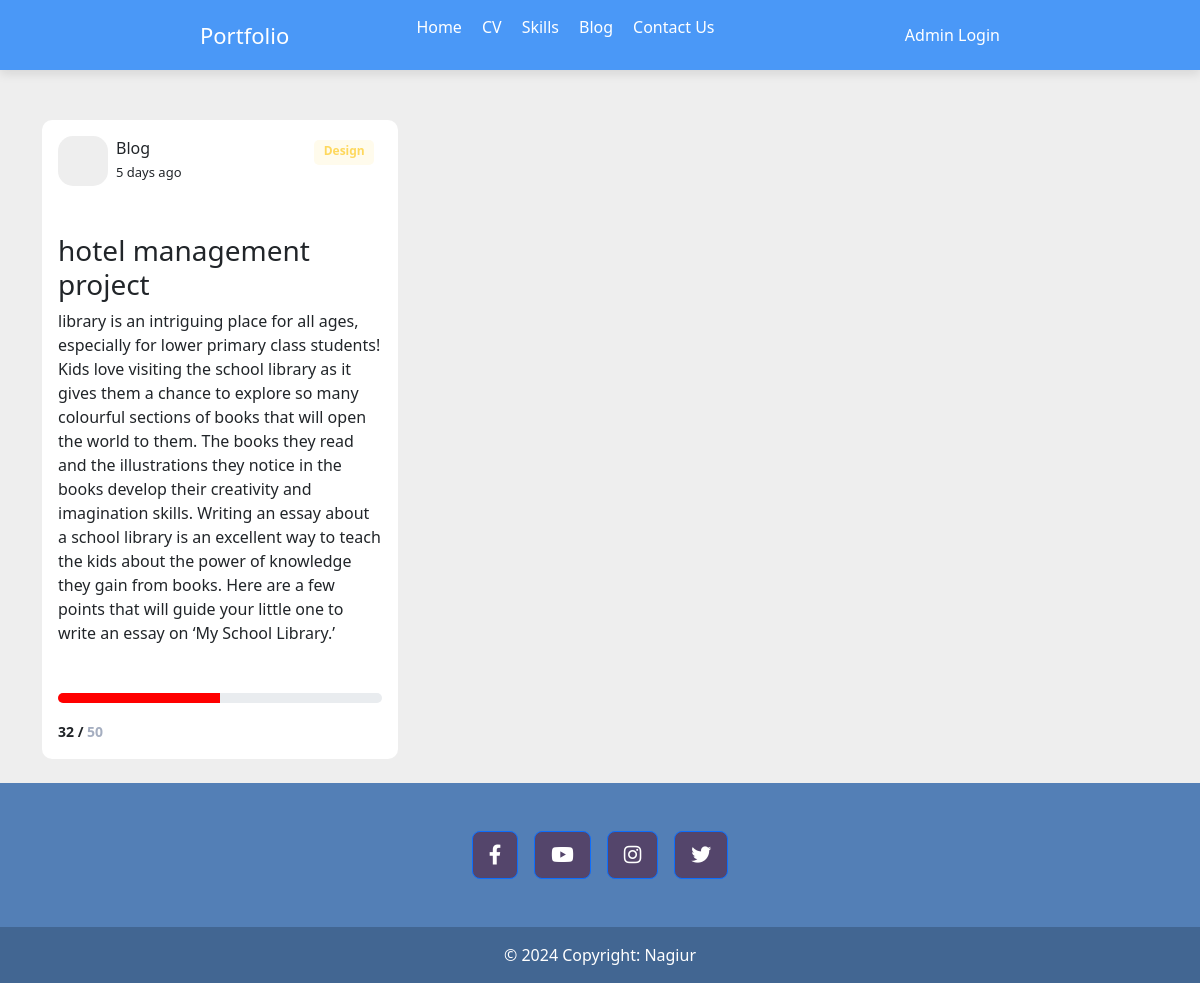
Screenshot of /blog/ with the database file from the repository.
### al_content/models.py (models this page shows)
class blog(models.Model):
    user = models.ForeignKey(adminActount, on_delete=models.CASCADE)
    title = models.CharField(max_length=250)
    body = models.TextField()

### al_content/views.py (the view)
# urls.py: path('blog/', views.showBlock, name='showBlock'),
def showBlock(request):
    data = models.blog.objects.all()
    return render(request, 's_blog.html',{'data': data})

### al_content/templates/s_blog.html (shortened to what this page needs)
{% extends 'base.html' %}
{% load crispy_forms_tags %}
{% block content %}
<div class="container mt-5 mb-3">
    <div class="row">
        <div class="col-md-4">
            <div class="card p-3 mb-2">
                <div class="d-flex justify-content-between">
                    <div class="d-flex flex-row align-items-center">
                        <div class="icon">  </div>
                        <div class="ms-2 c-details">
                            <h6 class="mb-0">Blog</h6> <span>5 days ago</span>
                        </div>
                    </div>
                    <div class="badge"> <span>Design</span> </div>
                </div>
                {% for x in data%}
                <div class="mt-5">
                    <h3 class="heading">{{x.title}}</h3>
                    <p>{{x.body}}</p>
                    <div class="mt-5">
                        <div class="progress">
                            <div class="progress-bar" role="progressbar" style="width: 50%" aria-valuenow="50" aria-valuemin="0" aria-valuemax="100"></div>
                        </div>
                        <div class="mt-3"> <span class="text1">32 / <span class="text2">50</span></span> </div>
                    </div>
                </div>
            </div>
        </div>
        {% endfor %}
    </div>
</div>
{% endblock %}

### al_content/templates/s_blog.html (style rules this page uses)
body { background-color: #eee }
.card { border: none; border-radius: 10px }
.c-details span { font-weight: 300; font-size: 13px }
.icon { width: 50px; height: 50px; background-color: #eee; border-radius: 15px; display: flex; align-items: center; justify-content: center; font-size: 39px }
.badge span { background-color: #fffbec; width: 60px; height: 25px; padding-bottom: 3px; border-radius: 5px; display: flex; color: #fed85d; justify-content: center; align-items: center }
.progress { height: 10px; border-radius: 10px }
.progress div { background-color: red }
.text1 { font-size: 14px; font-weight: 600 }
.text2 { color: #a5aec0 }

### rows the page displays
blog: title "hotel management project", body "library is an intriguing place for all ages, especially for lower primary class students! Kids love visiting the school library as it gives them a chance to explore so many colourful sections of books that will open the world to them. The books they read and the illustrations they notice in the books develop their creativity and imagination skills. Writing an essay about a school library is an excellent way to teach the kids about the power of knowledge they gain from books. Here are a few points that will guide your little one to write an essay on ‘My School Library.’"
